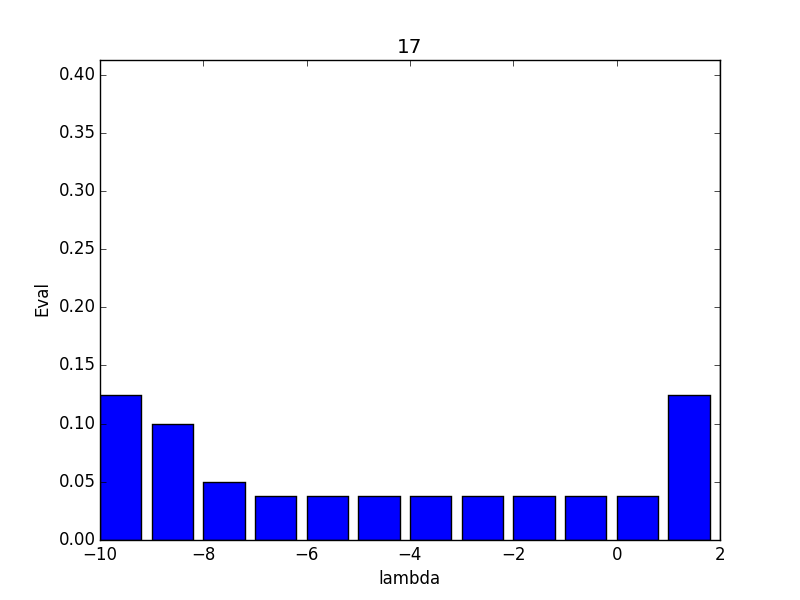

Source code (Python):
import numpy as np
import pylab as pl

'''train data'''
X_train = []
Y_train = []
with open("hw4_train.dat") as f:
    for line in f:
        '''X_train'''
        x = line.split()[:-1]
        tmp = [1.0]
        for a in x:
            # print a
            tmp.append(float(a))
        X_train.append(tmp)

        '''Y_train'''
        Y_train.append(float(line.split()[-1]))
X_train = np.array(X_train)
Y_train = np.array(Y_train)
print 'X_train.shape: ',X_train.shape
print 'Y_train.shape: ',Y_train.shape

'''test data'''
X_test = []
Y_test = []
with open("hw4_test.dat") as f:
    for line in f:
        '''X_test'''
        x = line.split()[:-1]
        tmp = [1.0]
        for a in x:
            # print a
            tmp.append(float(a))
        X_test.append(tmp)

        '''Y_test'''
        Y_test.append(float(line.split()[-1]))
X_test = np.array(X_test)
Y_test = np.array(Y_test)
print 'X_test.shape: ',X_test.shape
print 'Y_test.shape: ',Y_test.shape

def calculate_Error(W, X, y):
    scores = np.dot(W, X.transpose())
    predicts = np.where(scores>=0,1.0,-1.0)
    E = sum(predicts!=y)
    return (E*1.0) / float(predicts.shape[0])

def W_rigde_regression(X,y,lam):
    Z_v = np.linalg.inv(np.dot(X.transpose(),X)+lam*np.eye(X.shape[1]))
    return  np.dot(np.dot(Z_v,X.transpose()),y)

lam_set = [ i for i in range(2,-11,-1) ]

min_Etrain = 1
min_Eval = 1
min_Eout = 1
target_lambda = 2
split = 120

dic_17 = {}
for lam in lam_set:
    W = W_rigde_regression(X_train[:split], Y_train[:split], pow(10, lam))
    Etrain = calculate_Error(W, X_train[:split], Y_train[:split])
    Eval = calculate_Error(W, X_train[split:], Y_train[split:])
    Eout = calculate_Error(W, X_test, Y_test)

    dic_17[lam] = Eval
    # print 'lam: ',lam
    # print 'Etrain: ',Etrain
    # print 'Eval: ',Eval
    # print 'Eout: ',Eout
    # print '======================'
    if Eval < min_Eval:
        target_lambda = lam
        # min_Etrain = Etrain
        min_Eval = Eval
        # min_Eout = Eout
print 'best'
print 'ans lambda: ',target_lambda
print 'min Eval: ',min_Eval
W = W_rigde_regression(X_train[:split], Y_train[:split],pow(10, target_lambda))
Eout = calculate_Error(W, X_test, Y_test)
print 'Eout for g_lambda: ',Eout

pl.bar(dic_17.keys(),dic_17.values())
pl.xlim([min(dic_17.keys()), max(dic_17.keys())])
pl.ylim(0, (max(dic_17.values())))
pl.xlabel('lambda')
pl.ylabel('Eval')
pl.title('17')
pl.savefig('17')
